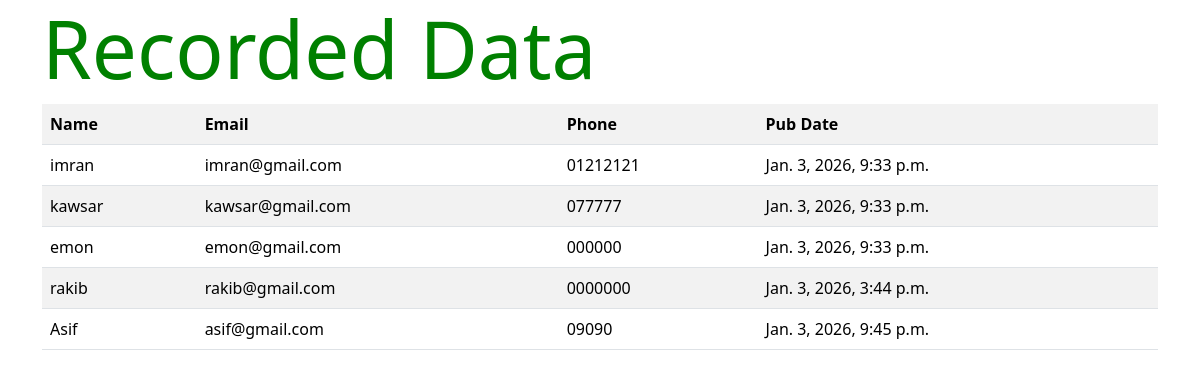
The page / on the database its author committed.
### myapp/models.py (models this page shows)
class Mycontact(models.Model):
    name = models.CharField(max_length=50)
    email = models.EmailField(max_length=50)
    phone = models.CharField(max_length=12)
    pub_date = models.DateTimeField(default=datetime.now)

### myapp/views.py (the view)
# urls.py: path('', views.home, name='home')
def home(request):
    context = {
        'contexts': Mycontact.objects.all()
    }
    return render(request, 'index.html', context)

### template/index.html
{% extends "base.html" %}
{% block body %}
<div class="container">
    <h1>Recorded Data</h1>
    <table class="table table-striped">
        <tr>
            <th>Name</th>
            <th>Email</th>
            <th>Phone</th>
            <th>Pub Date</th>
        </tr>
        {% if contexts %}
        {% for context in contexts %}
        <tr>
            <td>{{context.name}}</td>
            <td>{{context.email}}</td>
            <td>{{context.phone}}</td>
            <td>{{context.pub_date}}</td>
        </tr>
        {% endfor %}
        {% endif %}
    </table>
</div>
{% endblock body %}

### template/base.html (shortened to what this page needs)
{% load static %}
<!doctype html>
<html lang="en">
  <head>
    <link href="https://cdn.jsdelivr.net/npm/bootstrap@5.3.8/dist/css/bootstrap.min.css" rel="stylesheet">
    <link rel="stylesheet" href="{% static "css/style.css" %}">
  </head>
  <body>
    {% block body %}{% endblock body %}
  </body>
</html>

### static/css/style.css (style rules this page uses)
h1 { font-size: 80px; color: green; }

### rows shown on the page
Mycontact: name "imran", email "imran@gmail.com", phone "01212121", pub_date "Jan. 3, 2026, 9:33 p.m."
Mycontact: name "kawsar", email "kawsar@gmail.com", phone "077777", pub_date "Jan. 3, 2026, 9:33 p.m."
Mycontact: name "emon", email "emon@gmail.com", phone "000000", pub_date "Jan. 3, 2026, 9:33 p.m."
Mycontact: name "rakib", email "rakib@gmail.com", phone "0000000", pub_date "Jan. 3, 2026, 3:44 p.m."
Mycontact: name "Asif", email "asif@gmail.com", phone "09090", pub_date "Jan. 3, 2026, 9:45 p.m."
